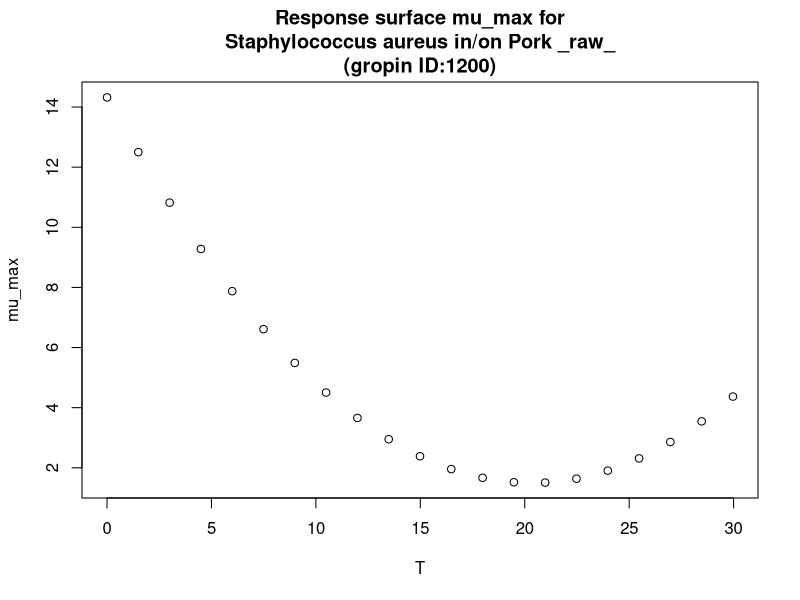

The R script that drew this image:
#############################
# start of Parameter script
#############################
T <- seq(0,29.97002997003,length.out=21)
#############################
# end of Parameter script
#############################
############################# 
# start of Model script Gropin ID 1200 
#############################
 
# constant coefficients for this model
 
variables <- data.frame(T)
argumentsPar <- expand.grid(variables)
 
# heart of the model
response_surface <- function(T) {
   mumax <-14.3204-1.2611*T+0.0310*(T^2)

return(mumax=mumax)
} 

# output parameters
mumax <- cbind(argumentsPar,response_surface(argumentsPar['T']))
colnames(mumax) <- c(colnames(argumentsPar),'mumax')
#############################
# End of Model script
#############################
############################# 
# start of Visualisation script Gropin ID 1200 
#############################
plot(T,mumax$mumax,
                          xlab='T',
                          ylab='mu_max',main='Response surface mu_max for
Staphylococcus aureus in/on Pork _raw_
(gropin ID:1200)')
#############################
# End of Visualisation script
#############################
